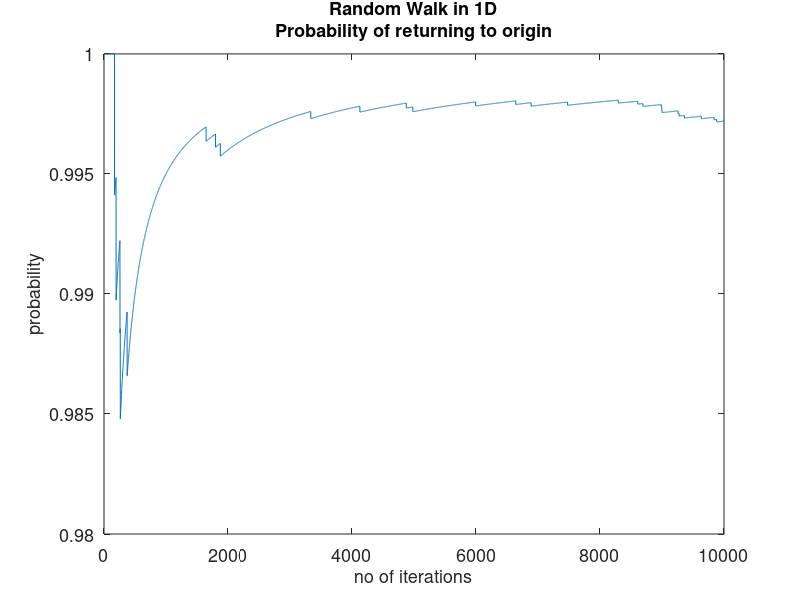

Reproduce this figure in MATLAB.
% Random Walk in 1-D
clc;
clear all;
close all;

iterations = 10000;                     % No of times experiment simulated
max_steps = 50000;                       % No of steps in one random walk

prob = zeros(1,iterations);             % stores probability of return after each iterations of experiment
c1=0;                                   % Count of random walker coming back to origin

for a=1:iterations
    x=0;                                % X co-ordinate
    
    for i=1:max_steps
        u = rand();     % generate a uniformly distributed random variable
        
        if(u>1/2)
            x=x+1;      % take one step to right
        else
            x=x-1;      % take one step to left
        end
        
        if x==0                         % if x = 0 then random walker is back on origin                         
            c1 = c1+1;
            break
        end;
    end
    
    prob(a) = c1/a;         % probability of return = number of returns to origin in these many iterations / number of iterations
end

plot(1:iterations,prob);
xlabel('no of iterations');
ylabel('probability');
title({'Random Walk in 1D';'Probability of returning to origin'});
set(findall(gcf,'-property','FontSize'),'FontSize',13);
